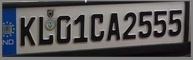
#> input picture Results/cropped_results/0.jpg, 193 x 60 px; its folder holds only this picture in this run
$ python binaritza.py
#> lines starting #> are read from the running program, lines starting #| are printed output that depends on the picture; after the words box and inside, x2 and y2 are one past the last pixel; in counts of white or black regions, pixels touching at a corner belong together
# -*- coding: utf-8 -*-
"""
Created on Fri Sep 13 16:25:29 2024

@author: JoelT
"""

import os
import cv2
import numpy as np

from matplotlib import pyplot as plt
from typing import Tuple

PATH_TO_ORIGINAL_IMAGE_DIRECTORY = "../Results/cropped_results"
PATH_TO_RESULT_IMAGE_DIRECTORY = "../Results/binarized"
WINDOW_SIZE = 1000
SHOW_RESULTS = False


def to_gray(image: np.array) -> np.array:
    # return 0.114 * image[:, :, 0] + 0.587 * image[:, :, 1] + 0.299 * image[:, :, 2]
    return cv2.cvtColor(image, cv2.COLOR_BGR2GRAY)


def to_hsv(image: np.array) -> np.array:
    return cv2.cvtColor(image, cv2.COLOR_BGR2HSV)


# [4 lines left out: function blackhat, not called in this run]


def inverse(image: np.array) -> np.array:
    return 255 - image


def median_blur(image: np.array, kernel_size: int) -> np.array:
    return cv2.medianBlur(image, kernel_size)


def gaussian_blur(image: np.array, kernel_size: Tuple[int, int], mu:int = 0):
    return cv2.GaussianBlur(image, kernel_size, mu)


# [28 lines left out: functions dilate, gradient, opening, closing, threshold, not called in this run]


def otsu_threshold(image: np.array, threshold: int, max_value:int) -> np.array:
    _, result = cv2.threshold(image, 0, 255,cv2.THRESH_BINARY + cv2.THRESH_OTSU)

    return result


# [21 lines left out: functions inv_threshold, tophat, show_image_on_window, not called in this run]


def process_image(original_image: np.array) -> np.array:
    # [25 lines of commented-out code are left out]

    hsv_image = to_hsv(original_image)[:, :, 2]

    # show_image_on_window(hsv_image, "HSV")

    blured_image = gaussian_blur(hsv_image, (5, 5))

    threshold_image = otsu_threshold(blured_image, 0, 255)

    inverted_image = inverse(threshold_image)

    # closing_image_1 = closing(inverted_image, (10, 10))

    return inverted_image


if __name__ == "__main__":
    if os.path.isdir(PATH_TO_RESULT_IMAGE_DIRECTORY):
        if len(os.listdir(PATH_TO_RESULT_IMAGE_DIRECTORY)) > 0:
            for file_name in os.listdir(PATH_TO_RESULT_IMAGE_DIRECTORY):
                os.remove(PATH_TO_RESULT_IMAGE_DIRECTORY + "/" + file_name)
            del(file_name)
    else:
        os.mkdir(PATH_TO_RESULT_IMAGE_DIRECTORY)

    for file_name in os.listdir(PATH_TO_ORIGINAL_IMAGE_DIRECTORY):
        original_image = cv2.imread(PATH_TO_ORIGINAL_IMAGE_DIRECTORY + "/" + file_name)
#> original_image is the input picture: shape (60, 193, 3); mean B, G, R 87.9, 86.8, 88.2

        result_image = process_image(original_image)
#> in to_hsv, `return cv2.cvtColor(image, cv2.COLOR_BGR2HSV)`: returned value: shape (60, 193, 3); mean H, S, V 61.6, 35.3, 92.7
#> in process_image, `hsv_image = to_hsv(original_image)[:, :, 2]`:
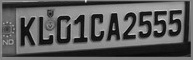
#> hsv_image: shape (60, 193); min 1, max 235, mean 92.7
#> in gaussian_blur, `return cv2.GaussianBlur(image, kernel_size, mu)`:
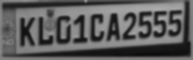
#> returned value: shape (60, 193); min 12, max 172, mean 92.4
#> in otsu_threshold, `_, result = cv2.threshold(image, 0, 255,cv2.THRESH_BINARY + cv2.THRESH..`:
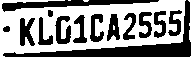
#> result: shape (60, 193); 58.5% white; 14 black regions, largest, box (x1, y1, x2, y2) and area: (3, 0, 191, 57) 1821, (2, 0, 159, 12) 798, (20, 18, 35, 46) 279

        cv2.imwrite(PATH_TO_RESULT_IMAGE_DIRECTORY+ "/" + file_name, result_image)

        if SHOW_RESULTS:
            show_image_on_window(result_image)

$ run again, on Results/cropped_results/12.jpg
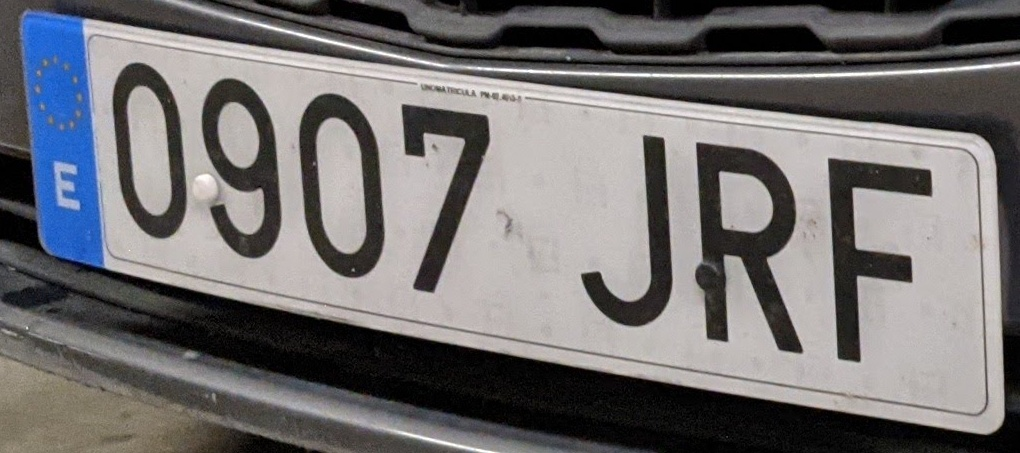
#> input picture Results/cropped_results/12.jpg, 1020 x 453 px
#> original_image is the input picture: shape (453, 1020, 3); mean B, G, R 113.7, 112.6, 114.5
#> in process_image, `hsv_image = to_hsv(original_image)[:, :, 2]`:
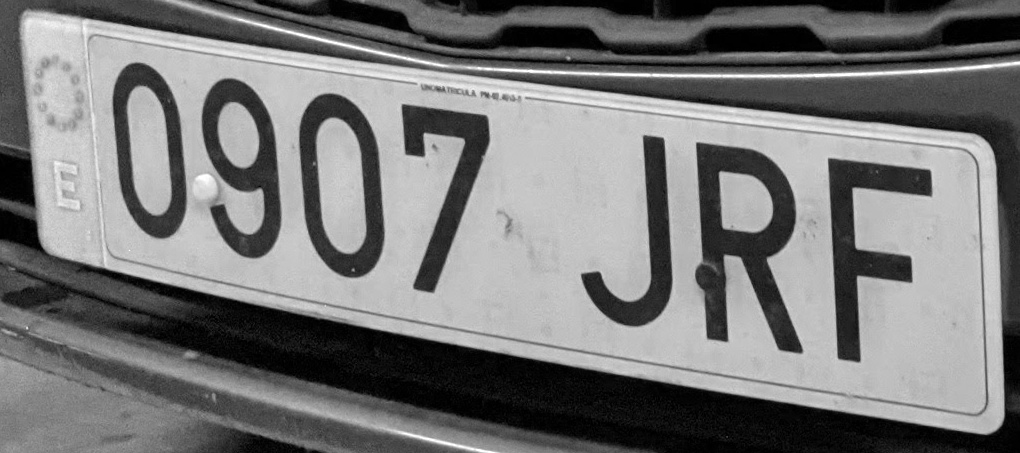
#> hsv_image: shape (453, 1020); min 0, max 255, mean 119.9
#> in otsu_threshold, `_, result = cv2.threshold(image, 0, 255,cv2.THRESH_BINARY + cv2.THRESH..`:
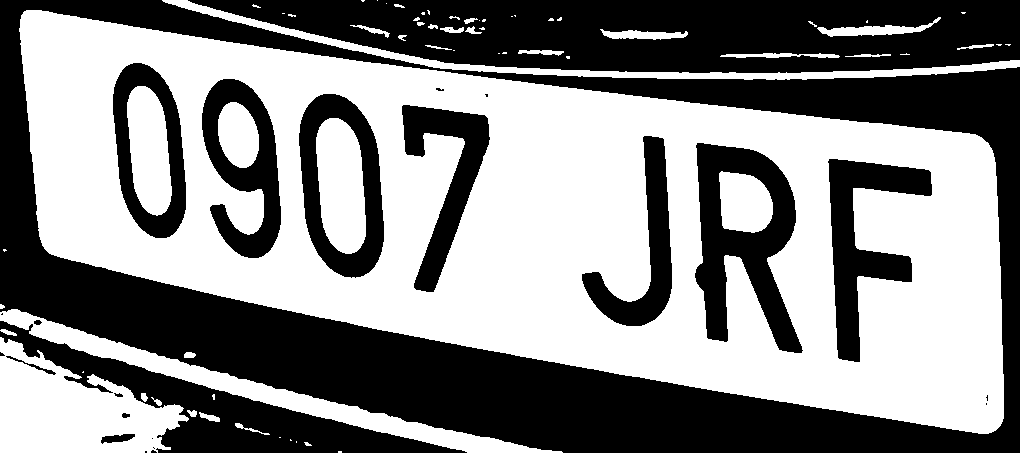
#> result: shape (453, 1020); 53.3% white; 26 black regions (11 under 20 px), largest, box (x1, y1, x2, y2) and area: (0, 0, 1020, 453) 104644, (188, 0, 1020, 73) 45611, (0, 321, 467, 453) 14778

$ run again, on Results/cropped_results/13.jpg
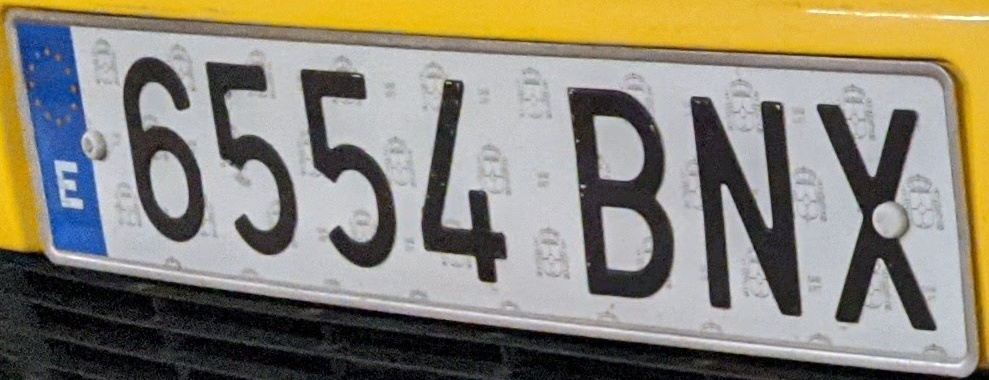
#> input picture Results/cropped_results/13.jpg, 989 x 380 px
#> original_image is the input picture: shape (380, 989, 3); mean B, G, R 119.1, 132.9, 138.2
#> in process_image, `hsv_image = to_hsv(original_image)[:, :, 2]`:
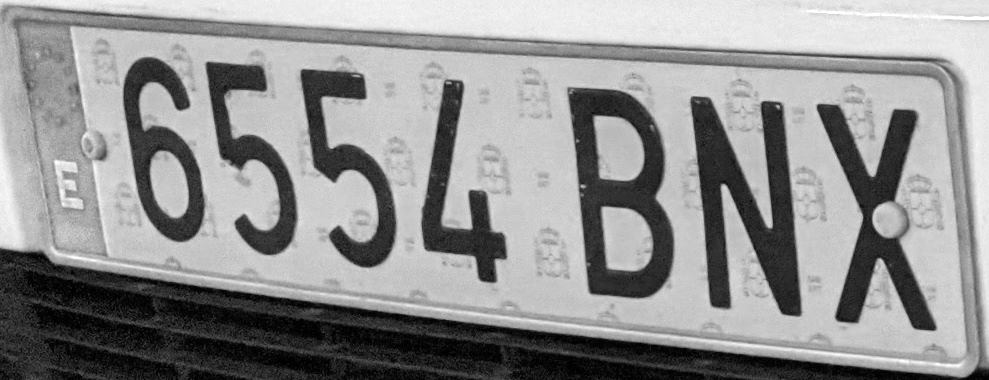
#> hsv_image: shape (380, 989); min 0, max 255, mean 144.8
#> in otsu_threshold, `_, result = cv2.threshold(image, 0, 255,cv2.THRESH_BINARY + cv2.THRESH..`:
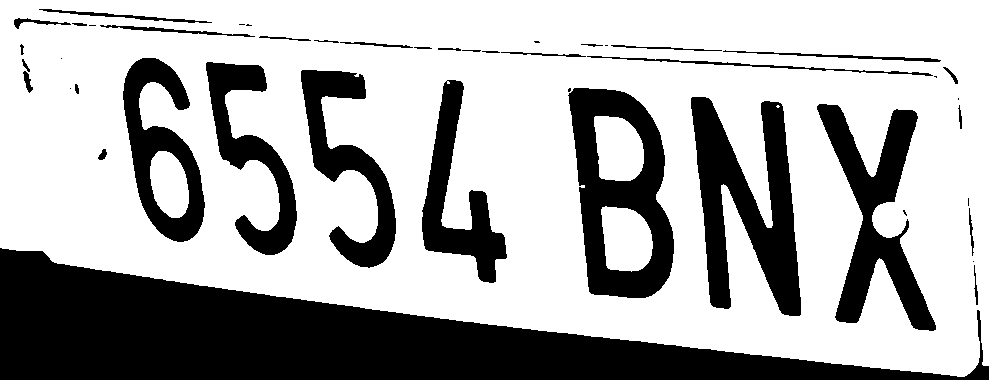
#> result: shape (380, 989); 68% white; 46 black regions (13 under 20 px), largest, box (x1, y1, x2, y2) and area: (0, 248, 989, 380) 57975, (691, 97, 801, 316) 12174, (568, 88, 674, 298) 11546

$ run again, on Results/cropped_results/14.jpg
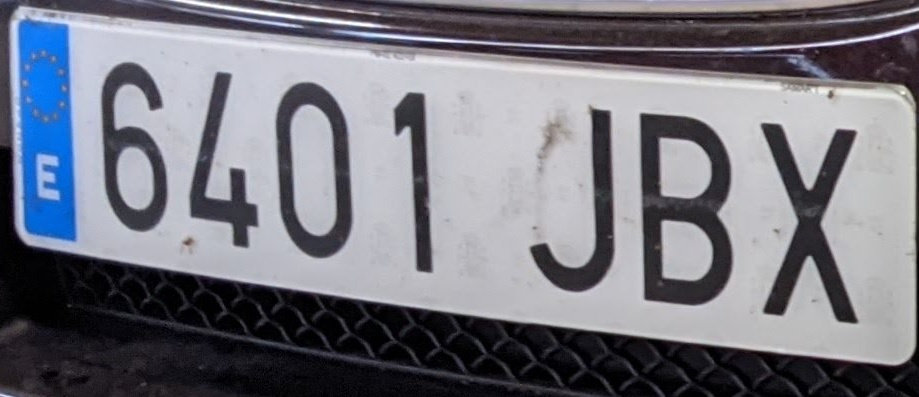
#> input picture Results/cropped_results/14.jpg, 919 x 397 px
#> original_image is the input picture: shape (397, 919, 3); mean B, G, R 128.6, 119.2, 118.5
#> in process_image, `hsv_image = to_hsv(original_image)[:, :, 2]`:
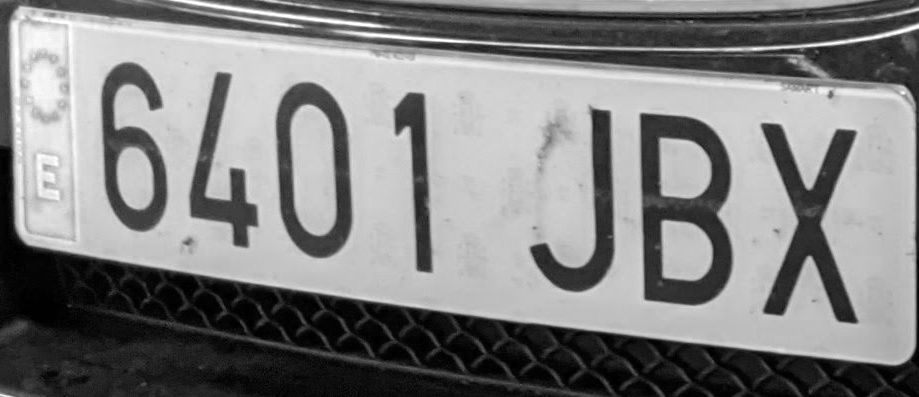
#> hsv_image: shape (397, 919); min 0, max 255, mean 129.4
#> in otsu_threshold, `_, result = cv2.threshold(image, 0, 255,cv2.THRESH_BINARY + cv2.THRESH..`:
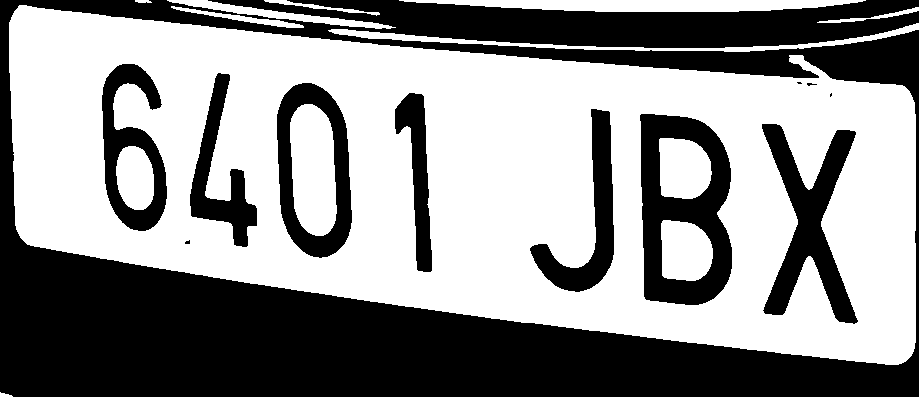
#> result: shape (397, 919); 56.5% white; 12 black regions (4 under 20 px), largest, box (x1, y1, x2, y2) and area: (0, 0, 919, 397) 118750, (640, 114, 732, 305) 9930, (762, 124, 858, 324) 7556

$ run again, on Results/cropped_results/1.jpg
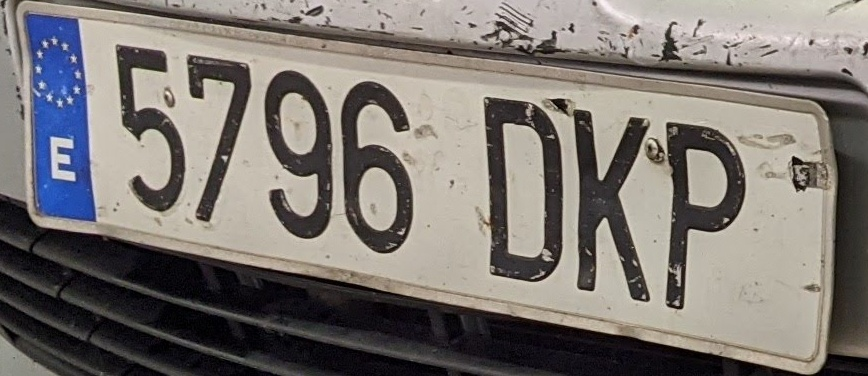
#> input picture Results/cropped_results/1.jpg, 868 x 376 px
#> original_image is the input picture: shape (376, 868, 3); mean B, G, R 114, 118.5, 123.9
#> in process_image, `hsv_image = to_hsv(original_image)[:, :, 2]`:
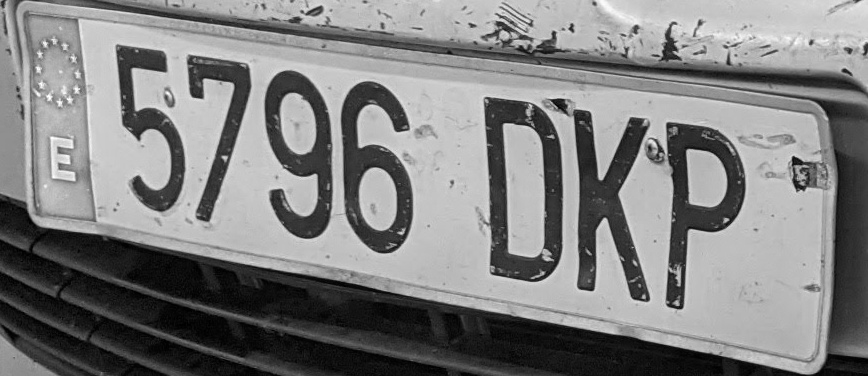
#> hsv_image: shape (376, 868); min 0, max 255, mean 127.7
#> in otsu_threshold, `_, result = cv2.threshold(image, 0, 255,cv2.THRESH_BINARY + cv2.THRESH..`:
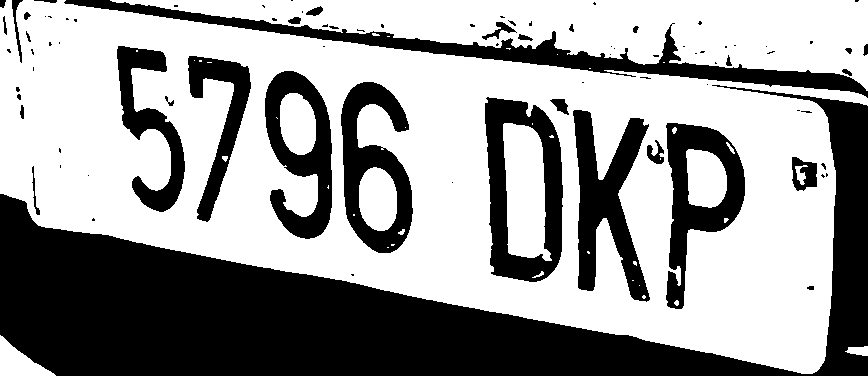
#> result: shape (376, 868); 60.7% white; 88 black regions (55 under 20 px), largest, box (x1, y1, x2, y2) and area: (0, 85, 868, 376) 75846, (64, 0, 868, 98) 10271, (485, 97, 563, 282) 7214
